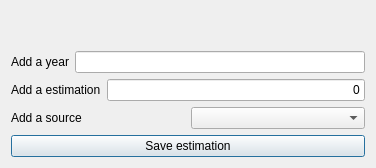
<?xml version="1.0" encoding="UTF-8"?>
<ui version="4.0">
 <class>frmEstimationsAdd</class>
 <widget class="QDialog" name="frmEstimationsAdd">
  <property name="windowModality">
   <enum>Qt::ApplicationModal</enum>
  </property>
  <property name="geometry">
   <rect>
    <x>0</x>
    <y>0</y>
    <width>376</width>
    <height>168</height>
   </rect>
  </property>
  <property name="windowTitle">
   <string>New estimation</string>
  </property>
  <property name="windowIcon">
   <iconset>
    <normaloff>:/images/dinero.png</normaloff>:/images/dinero.png</iconset>
  </property>
  <property name="modal">
   <bool>true</bool>
  </property>
  <layout class="QHBoxLayout" name="horizontalLayout_4">
   <item>
    <layout class="QVBoxLayout" name="verticalLayout">
     <item>
      <widget class="QLabel" name="lbl">
       <property name="font">
        <font>
         <pointsize>12</pointsize>
        </font>
       </property>
       <property name="styleSheet">
        <string notr="true">color: rgb(0, 192, 0);</string>
       </property>
       <property name="alignment">
        <set>Qt::AlignCenter</set>
       </property>
      </widget>
     </item>
     <item>
      <layout class="QHBoxLayout" name="horizontalLayout">
       <item>
        <widget class="QLabel" name="label">
         <property name="text">
          <string>Add a year</string>
         </property>
        </widget>
       </item>
       <item>
        <widget class="QLineEdit" name="txtYear">
         <property name="alignment">
          <set>Qt::AlignRight|Qt::AlignTrailing|Qt::AlignVCenter</set>
         </property>
        </widget>
       </item>
      </layout>
     </item>
     <item>
      <layout class="QHBoxLayout" name="horizontalLayout_2">
       <item>
        <widget class="QLabel" name="label_2">
         <property name="text">
          <string>Add a estimation</string>
         </property>
        </widget>
       </item>
       <item>
        <widget class="myQLineEdit" name="txtDPA">
         <property name="text">
          <string>0</string>
         </property>
         <property name="alignment">
          <set>Qt::AlignRight|Qt::AlignTrailing|Qt::AlignVCenter</set>
         </property>
        </widget>
       </item>
      </layout>
     </item>
     <item>
      <layout class="QHBoxLayout" name="horizontalLayout_3">
       <item>
        <widget class="QLabel" name="label_3">
         <property name="text">
          <string>Add a source</string>
         </property>
        </widget>
       </item>
       <item>
        <widget class="QComboBox" name="cmbSource"/>
       </item>
      </layout>
     </item>
     <item>
      <widget class="QPushButton" name="cmd">
       <property name="text">
        <string>Save estimation</string>
       </property>
       <property name="icon">
        <iconset resource="../images/xulpymoney.qrc">
         <normaloff>:/xulpymoney/save.png</normaloff>:/xulpymoney/save.png</iconset>
       </property>
      </widget>
     </item>
    </layout>
   </item>
  </layout>
 </widget>
 <customwidgets>
  <customwidget>
   <class>myQLineEdit</class>
   <extends>QLineEdit</extends>
   <header location="global">myqlineedit</header>
  </customwidget>
 </customwidgets>
 <tabstops>
  <tabstop>txtDPA</tabstop>
  <tabstop>txtYear</tabstop>
  <tabstop>cmbSource</tabstop>
  <tabstop>cmd</tabstop>
 </tabstops>
 <resources>
  <include location="../images/xulpymoney.qrc"/>
 </resources>
 <connections/>
</ui>
